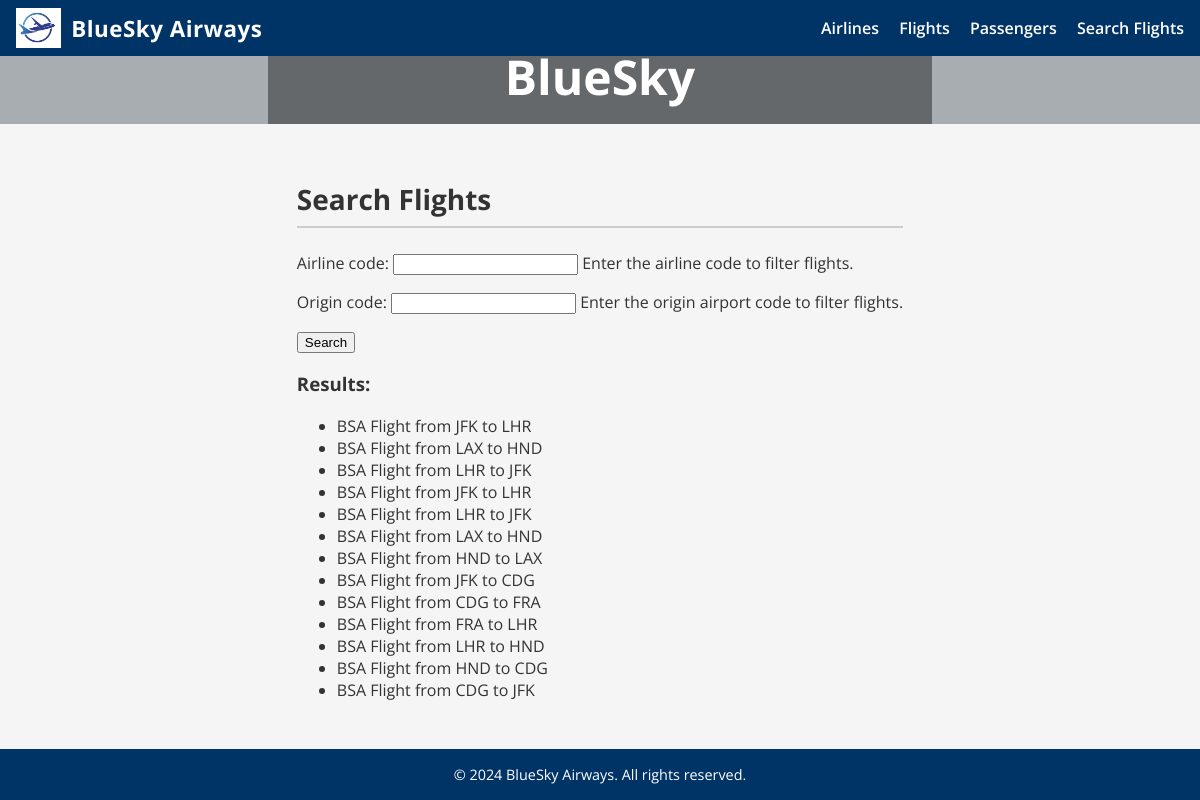
The app's page /final_project/flights/search/ with its own data.
### final_project/models.py (models this page shows, shortened)
class Flight(models.Model):
    airline = models.ForeignKey(
        Airline,
        on_delete=models.CASCADE,
        related_name='flights',
        help_text="The airline operating this flight."
    )
    origin = models.ForeignKey(
        Airport,
        on_delete=models.CASCADE,
        related_name='departing_flights',
        help_text="The originating airport of the flight."
    )
    destination = models.ForeignKey(
        Airport,
        on_delete=models.CASCADE,
        related_name='arriving_flights',
        help_text="The destination airport of the flight."
    )
    departure_time = models.DateTimeField(help_text="When the flight is scheduled to depart.")
    arrival_time = models.DateTimeField(help_text="When the flight is scheduled to arrive.")
    def __str__(self):
        return f"{self.airline.code} Flight from {self.origin.code} to {self.destination.code}"

class Airline(models.Model):
    name = models.CharField(max_length=100)
    code = models.CharField(max_length=10, unique=True)

class Airport(models.Model):
    code = models.CharField(max_length=10, unique=True)
    city = models.CharField(max_length=100)
    country = models.CharField(max_length=100)

### final_project/views.py (the view, shortened to what this page needs)
# urls.py: path('flights/search/', flight_search_view, name='flight_search'),
def flight_search_view(request):
    form = FlightSearchForm(request.GET or None)
    flights = Flight.objects.all()
    context = {
        'form': form,
        'flights': flights
    }
    return render(request, 'final_project/flight_search.html', context)

### final_project/forms.py
class FlightSearchForm(forms.Form):
    airline_code = forms.CharField(
        max_length=10,
        required=False,
        help_text="Enter the airline code to filter flights."
    )
    origin_code = forms.CharField(
        max_length=10,
        required=False,
        help_text="Enter the origin airport code to filter flights."
    )

### final_project/templates/final_project/flight_search.html
{% extends 'final_project/base.html' %}
{% block content %}
<h2>Search Flights</h2>
<form method="get">
    {{ form.as_p }}
    <button type="submit">Search</button>
</form>
<h3>Results:</h3>
<ul>
    {% for flight in flights %}
    <li>{{ flight }}</li>
    {% empty %}
    <li>No flights found.</li>
    {% endfor %}
</ul>
{% endblock %}

### final_project/static/css/style.css (style rules this page uses)
body { margin: 0; padding: 0; font-family: 'Open Sans', Arial, sans-serif; background: #f5f5f5; color: #333; }
html, body { height: 100%; }
.page-container { display: flex; flex-direction: column; min-height: 100vh; }
.main-content h2 { font-size: 1.75rem; border-bottom: 2px solid #ccc; padding-bottom: 0.5rem; margin-bottom: 1.5rem; }

### records on screen
Flight: airline+origin+destination "BSA Flight from JFK to LHR"
Flight: airline+origin+destination "BSA Flight from LAX to HND"
Flight: airline+origin+destination "BSA Flight from LHR to JFK"
Flight: airline+origin+destination "BSA Flight from JFK to LHR"
Flight: airline+origin+destination "BSA Flight from LHR to JFK"
Flight: airline+origin+destination "BSA Flight from LAX to HND"
Flight: airline+origin+destination "BSA Flight from HND to LAX"
Flight: airline+origin+destination "BSA Flight from JFK to CDG"
Flight: airline+origin+destination "BSA Flight from CDG to FRA"
Flight: airline+origin+destination "BSA Flight from FRA to LHR"
Flight: airline+origin+destination "BSA Flight from LHR to HND"
Flight: airline+origin+destination "BSA Flight from HND to CDG"
Flight: airline+origin+destination "BSA Flight from CDG to JFK"

### other values on screen
{{ current_year|default:2024 }} "2024"
